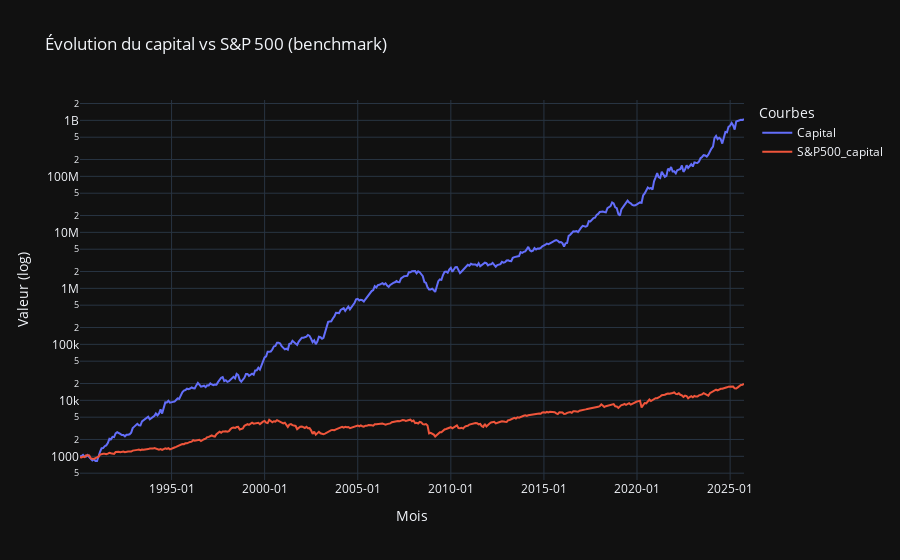
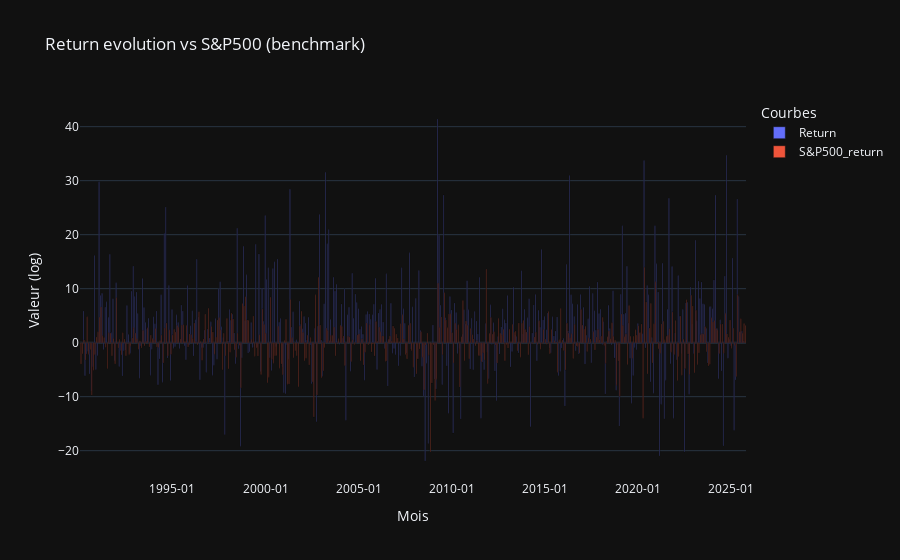
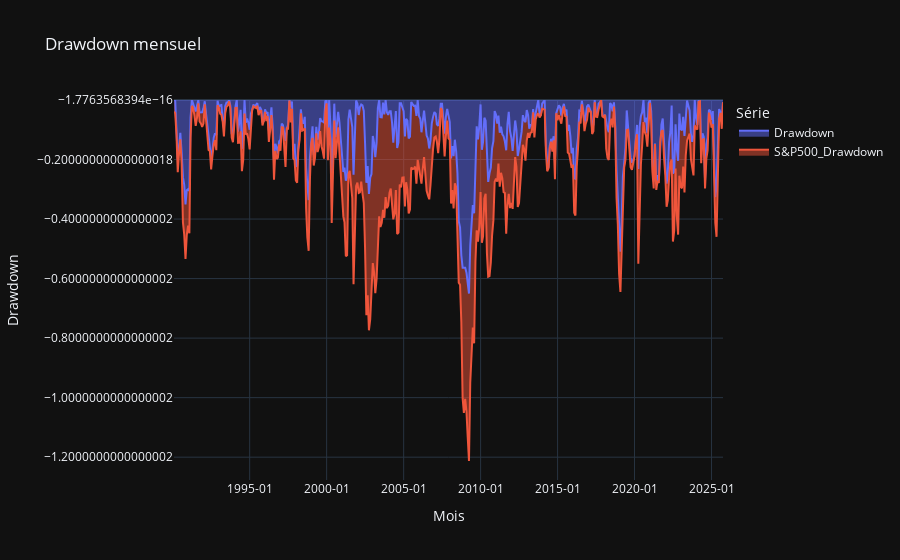
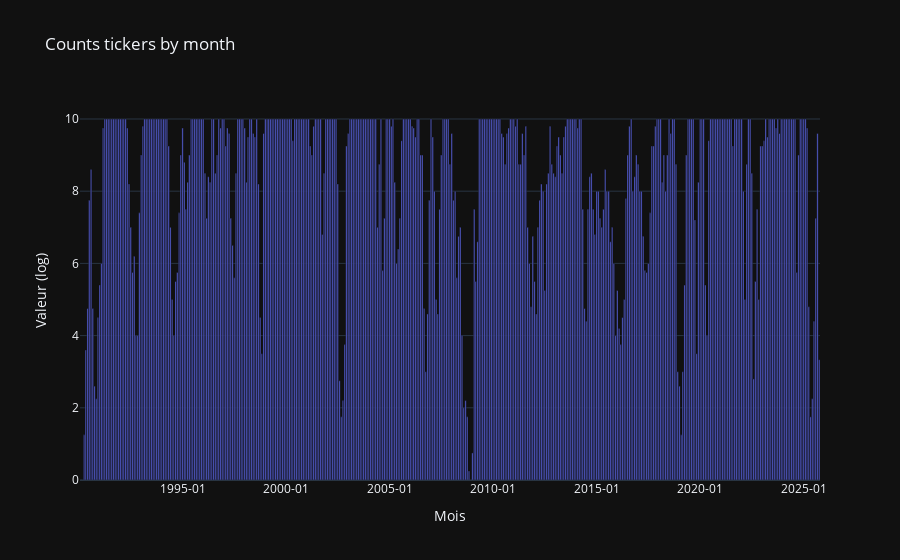

The notebook cell saved with these charts, in order:
### Code cell
# 6) Tracer l’évolution du capital vs benchmark (échelle log)
fig = px.line(
    portfolio_per_month.reset_index(),
    x="Date",
    y=["Capital", "S&P500_capital"],
    title="Évolution du capital vs S&P 500 (benchmark)",
    labels={"value": "Valeur", "variable": "Série", "Date": "Mois"}
)

fig.update_yaxes(type="log")  # axe Y en échelle logarithmique
fig.update_layout(
    xaxis_tickformat="%Y-%m",
    xaxis_title="Mois",
    yaxis_title="Valeur (log)",
    legend_title="Courbes"
)
fig.show()

fig = px.bar(
    portfolio_per_month.reset_index(),
    x="Date",
    y=["Return", "S&P500_return"],
    barmode="group",
    title="Return evolution vs S&P500 (benchmark)",
    labels={"value": "Valeur", "variable": "Série", "Date": "Mois"}
)
# axe Y en échelle logarithmique
fig.update_layout(
    xaxis_tickformat="%Y-%m",
    xaxis_title="Mois",
    yaxis_title="Valeur (log)",
    legend_title="Courbes"
)
fig.show()

fig = px.area(
    portfolio_per_month.reset_index(),
    x='Date',
    y=["Drawdown", "S&P500_Drawdown"],
    title="Drawdown mensuel",
    labels={"value": "Valeur", "variable": "Série", "Date": "Mois"}
)
fig.update_layout(
    xaxis_tickformat='%Y-%m',
    yaxis_tickformat='%.0%',
    yaxis_title="Drawdown",
)
fig.show()

fig = px.bar(
    portfolio_per_month.reset_index(),
    x="Date",
    y="Ticker_Count",
    title="Counts tickers by month",
    labels={"value": "Valeur", "variable": "Série", "Date": "Mois"}
)
# axe Y en échelle logarithmique
fig.update_layout(
    xaxis_tickformat="%Y-%m",
    xaxis_title="Mois",
    yaxis_title="Valeur (log)",
    legend_title="Courbes"
)
fig.show()

fig = px.line(
    portfolio_per_annual.reset_index(),
    x="Date",
    y=["Capital", "S&P500_capital"],
    title="Évolution du capital vs S&P500 (benchmark)",
    labels={"value": "Valeur", "variable": "Série", "Date": "Mois"}
)

fig.update_yaxes(type="log")  # axe Y en échelle logarithmique
fig.update_layout(
    xaxis_tickformat="%Y-%m",
    xaxis_title="Mois",
    yaxis_title="Valeur (log)",
    legend_title="Courbes"
)
fig.show()

fig = px.bar(
    portfolio_per_annual.reset_index(),
    x="Date",
    y=["Return", "S&P500_return"],
    barmode="group",
    title="Return evolution vs S&P500 (benchmark)",
    labels={"value": "Valeur", "variable": "Série", "Date": "Mois"}
)
# axe Y en échelle logarithmique
fig.update_layout(
    xaxis_tickformat="%Y-%m",
    xaxis_title="Mois",
    yaxis_title="Valeur (log)",
    legend_title="Courbes"
)
fig.show()

fig = px.area(
    portfolio_per_annual.reset_index(),
    x='Date',
    y=["Drawdown", "S&P500_Drawdown"],
    title="Drawdown annuel",
    labels={"value": "Valeur", "variable": "Série", "Date": "Mois"}
)
fig.update_layout(
    xaxis_tickformat='%Y-%m',
    yaxis_tickformat='%.0%',
    yaxis_title="Drawdown",
)
fig.show()

### Figure 1 — Plotly figure (JSON) as saved in the notebook; plotly's stock layout.template omitted (floating-point values rounded to 4 significant figures; data arrays with more than 128 entries replaced by an {"elided": "..."} marker saying what was removed)
{"data": [{"hovertemplate": "Série=Capital<br>Mois=%{x}<br>Valeur=%{y}<extra></extra>", "legendgroup": "Capital", "line": {"color": "#636efa", "dash": "solid"}, "marker": {"symbol": "circle"}, "mode": "lines", "name": "Capital", "orientation": "v", "showlegend": true, "x": {"elided": "429 str values"}, "xaxis": "x", "y": {"elided": "429 float values"}, "yaxis": "y", "type": "scatter"}, {"hovertemplate": "Série=S&P500_capital<br>Mois=%{x}<br>Valeur=%{y}<extra></extra>", "legendgroup": "S&P500_capital", "line": {"color": "#EF553B", "dash": "solid"}, "marker": {"symbol": "circle"}, "mode": "lines", "name": "S&P500_capital", "orientation": "v", "showlegend": true, "x": {"elided": "429 str values"}, "xaxis": "x", "y": {"elided": "429 float values"}, "yaxis": "y", "type": "scatter"}], "layout": {"xaxis": {"anchor": "y", "domain": [0.0, 1.0], "title": {"text": "Mois"}, "tickformat": "%Y-%m"}, "yaxis": {"anchor": "x", "domain": [0.0, 1.0], "title": {"text": "Valeur (log)"}, "type": "log"}, "legend": {"title": {"text": "Courbes"}, "tracegroupgap": 0}, "title": {"text": "Évolution du capital vs S&P 500 (benchmark)"}}}

### Figure 2 — Plotly figure (JSON) as saved in the notebook; plotly's stock layout.template omitted (floating-point values rounded to 4 significant figures; data arrays with more than 128 entries replaced by an {"elided": "..."} marker saying what was removed)
{"data": [{"alignmentgroup": "True", "hovertemplate": "Série=Return<br>Mois=%{x}<br>Valeur=%{y}<extra></extra>", "legendgroup": "Return", "marker": {"color": "#636efa", "pattern": {"shape": ""}}, "name": "Return", "offsetgroup": "Return", "orientation": "v", "showlegend": true, "textposition": "auto", "x": {"elided": "429 str values"}, "xaxis": "x", "y": {"elided": "429 float values"}, "yaxis": "y", "type": "bar"}, {"alignmentgroup": "True", "hovertemplate": "Série=S&P500_return<br>Mois=%{x}<br>Valeur=%{y}<extra></extra>", "legendgroup": "S&P500_return", "marker": {"color": "#EF553B", "pattern": {"shape": ""}}, "name": "S&P500_return", "offsetgroup": "S&P500_return", "orientation": "v", "showlegend": true, "textposition": "auto", "x": {"elided": "429 str values"}, "xaxis": "x", "y": {"elided": "429 float values"}, "yaxis": "y", "type": "bar"}], "layout": {"xaxis": {"anchor": "y", "domain": [0.0, 1.0], "title": {"text": "Mois"}, "tickformat": "%Y-%m"}, "yaxis": {"anchor": "x", "domain": [0.0, 1.0], "title": {"text": "Valeur (log)"}}, "legend": {"title": {"text": "Courbes"}, "tracegroupgap": 0}, "title": {"text": "Return evolution vs S&P500 (benchmark)"}, "barmode": "group"}}

### Figure 3 — Plotly figure (JSON) as saved in the notebook; plotly's stock layout.template omitted (floating-point values rounded to 4 significant figures; data arrays with more than 128 entries replaced by an {"elided": "..."} marker saying what was removed)
{"data": [{"fillpattern": {"shape": ""}, "hovertemplate": "Série=Drawdown<br>Mois=%{x}<br>Valeur=%{y}<extra></extra>", "legendgroup": "Drawdown", "line": {"color": "#636efa"}, "marker": {"symbol": "circle"}, "mode": "lines", "name": "Drawdown", "orientation": "v", "showlegend": true, "stackgroup": "1", "x": {"elided": "429 str values"}, "xaxis": "x", "y": {"elided": "429 float values"}, "yaxis": "y", "type": "scatter"}, {"fillpattern": {"shape": ""}, "hovertemplate": "Série=S&P500_Drawdown<br>Mois=%{x}<br>Valeur=%{y}<extra></extra>", "legendgroup": "S&P500_Drawdown", "line": {"color": "#EF553B"}, "marker": {"symbol": "circle"}, "mode": "lines", "name": "S&P500_Drawdown", "orientation": "v", "showlegend": true, "stackgroup": "1", "x": {"elided": "429 str values"}, "xaxis": "x", "y": {"elided": "429 float values"}, "yaxis": "y", "type": "scatter"}], "layout": {"xaxis": {"anchor": "y", "domain": [0.0, 1.0], "title": {"text": "Mois"}, "tickformat": "%Y-%m"}, "yaxis": {"anchor": "x", "domain": [0.0, 1.0], "title": {"text": "Drawdown"}, "tickformat": "%.0%"}, "legend": {"title": {"text": "Série"}, "tracegroupgap": 0}, "title": {"text": "Drawdown mensuel"}}}

### Figure 4 — Plotly figure (JSON) as saved in the notebook; plotly's stock layout.template omitted (floating-point values rounded to 4 significant figures; data arrays with more than 128 entries replaced by an {"elided": "..."} marker saying what was removed)
{"data": [{"hovertemplate": "Mois=%{x}<br>Ticker_Count=%{y}<extra></extra>", "legendgroup": "", "marker": {"color": "#636efa", "pattern": {"shape": ""}}, "name": "", "orientation": "v", "showlegend": false, "textposition": "auto", "x": {"elided": "429 str values"}, "xaxis": "x", "y": {"elided": "429 float values"}, "yaxis": "y", "type": "bar"}], "layout": {"xaxis": {"anchor": "y", "domain": [0.0, 1.0], "title": {"text": "Mois"}, "tickformat": "%Y-%m"}, "yaxis": {"anchor": "x", "domain": [0.0, 1.0], "title": {"text": "Valeur (log)"}}, "legend": {"tracegroupgap": 0, "title": {"text": "Courbes"}}, "title": {"text": "Counts tickers by month"}, "barmode": "relative"}}
